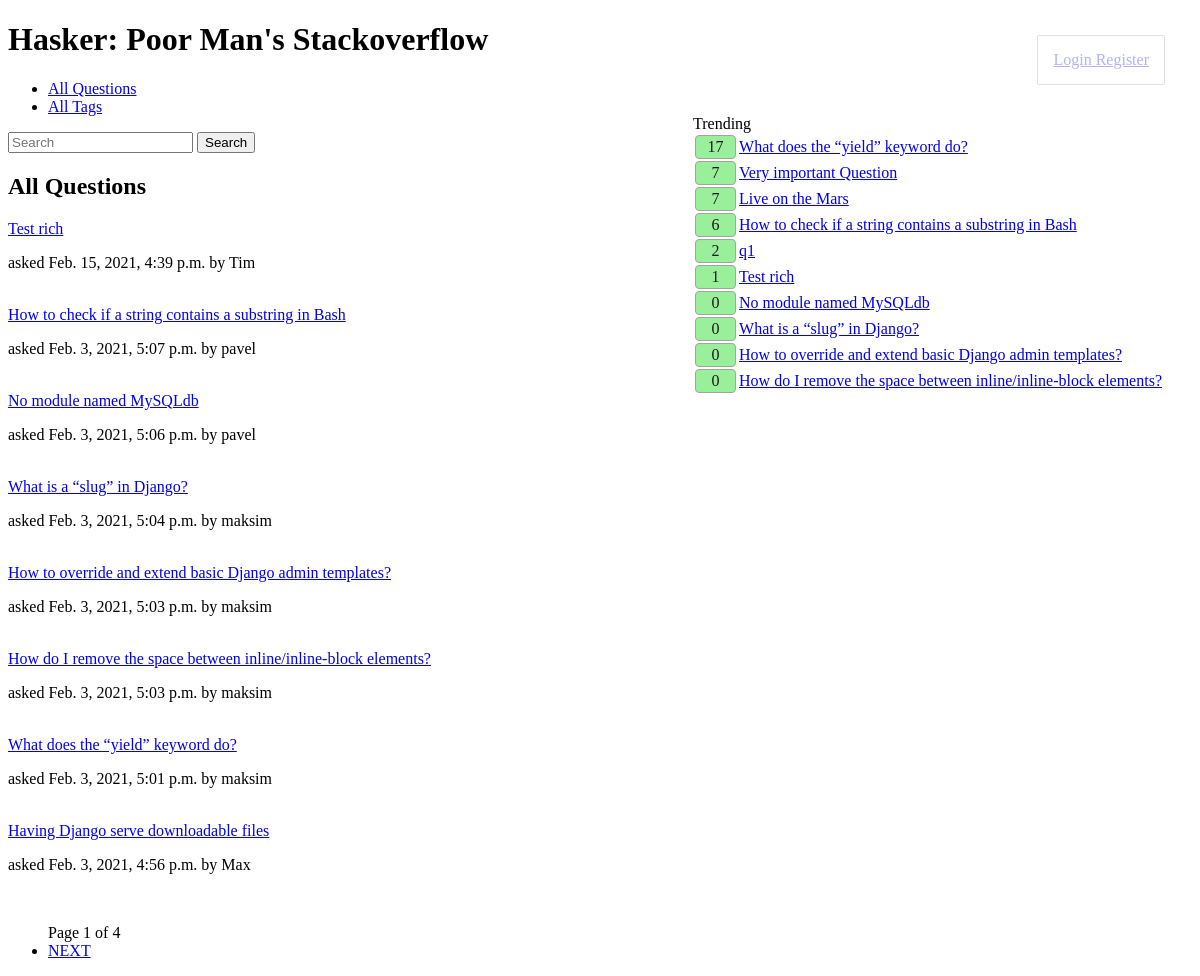
/, run on an earlier commit of the app's database.
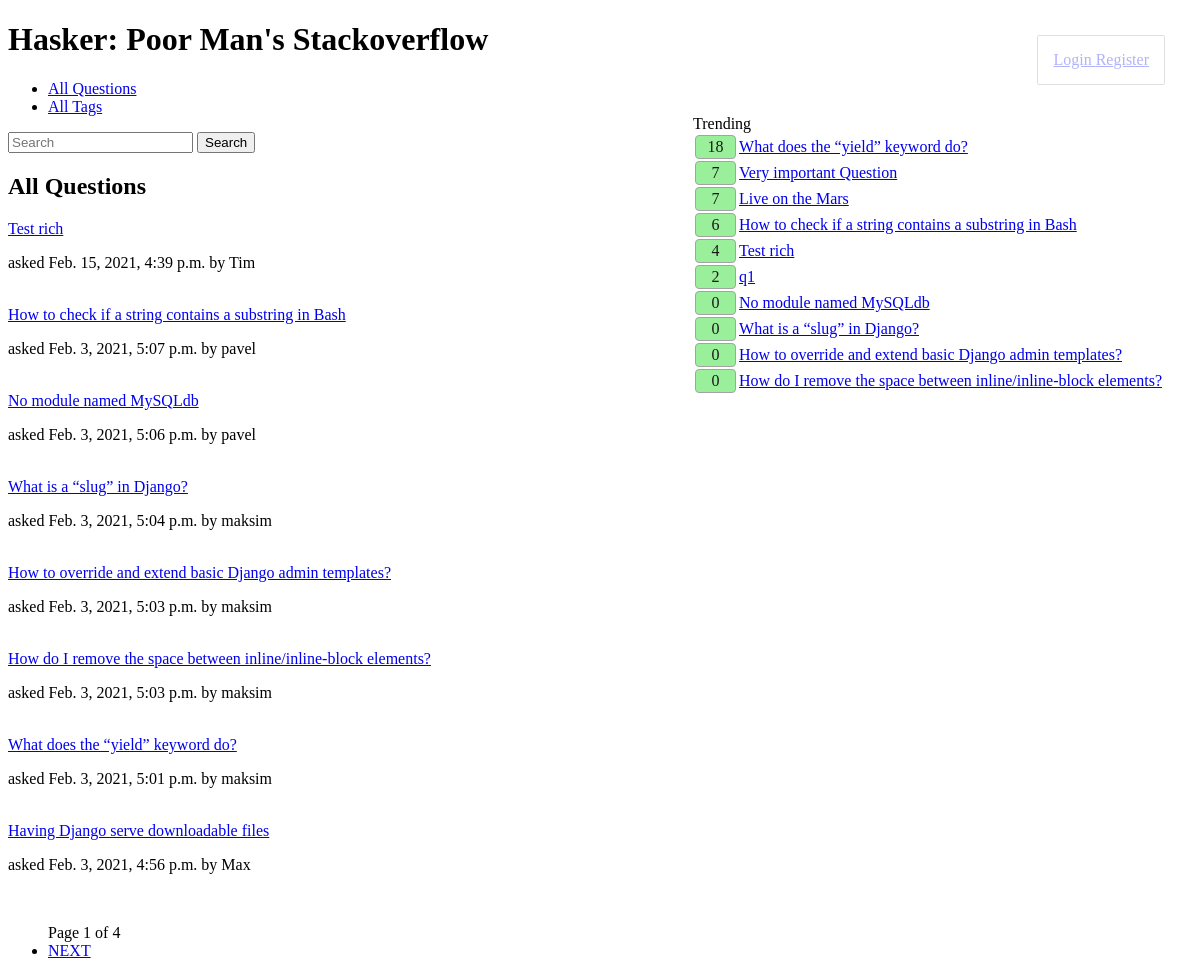
And on a later commit of the database.
### hasker/models.py (models this page shows, shortened)
class Question(models.Model):
    author = models.ForeignKey(User, on_delete=models.CASCADE)
    title = models.CharField(max_length=150, db_index=True)
    slug = models.SlugField(max_length=150, blank=True, unique=True)
    content = RichTextField(blank=False, db_index=True)
    tags = models.ManyToManyField('Tag', blank=True, related_name='questions')
    date_create = models.DateTimeField(auto_now_add=True)
    rating = models.IntegerField(default=0, blank=False, null=False)
    def get_absolute_url(self):
        return reverse('question_detail_url', kwargs={'slug': self.slug})
    class Meta:
        ordering = ['-date_create']

### hasker/views.py (the view)
# urls.py: path('', IndexView.as_view(), name='questions_list_url'),
class IndexView(generic.ListView):
    template_name = 'hasker/index.html'
    context_object_name = 'questions'
    paginate_by = 8
    def get_queryset(self):
        search_query = self.request.GET.get('search', '')
        if search_query:
            return Question.objects.filter(Q(title__icontains=search_query) | Q(content__icontains=search_query))
        return Question.objects.all()

### hasker/context_processors.py (called while the page is built)
def trending(request):
    return {
        'trending': Question.objects.order_by('-rating', '-date_create')[:10]
    }

### hasker/templates/hasker/index.html (shortened to what this page needs)
{% extends 'hasker/base_hasker.html' %}
{% block content %}
    <h2>All Questions</h2>
    {% for question in questions %}
        <div>
            <a href="{{ question.get_absolute_url }}" >{{ question.title }} </a>
            <p> asked {{ question.date_create }} by {{ question.author }} </p>
            <br>
        </div>
    {% endfor %}
        <div class="trending">
            <div>Trending</div>
            <table>
                {% for question in trending %}
                <tr>
                    <td class="rating">{{ question.rating }}</td>
                    <td><a href="{{ question.get_absolute_url }}">{{ question.title }}</a></td>
                </tr>
                {% endfor %}
            </table>
        </div>
{% endblock %}

What changed in the data, as far as the page shows it:
changed Question "Test rich": rating "1" → "4"; moves up the list
changed Question "What does the “yield” keyword do?": rating "17" → "18"
